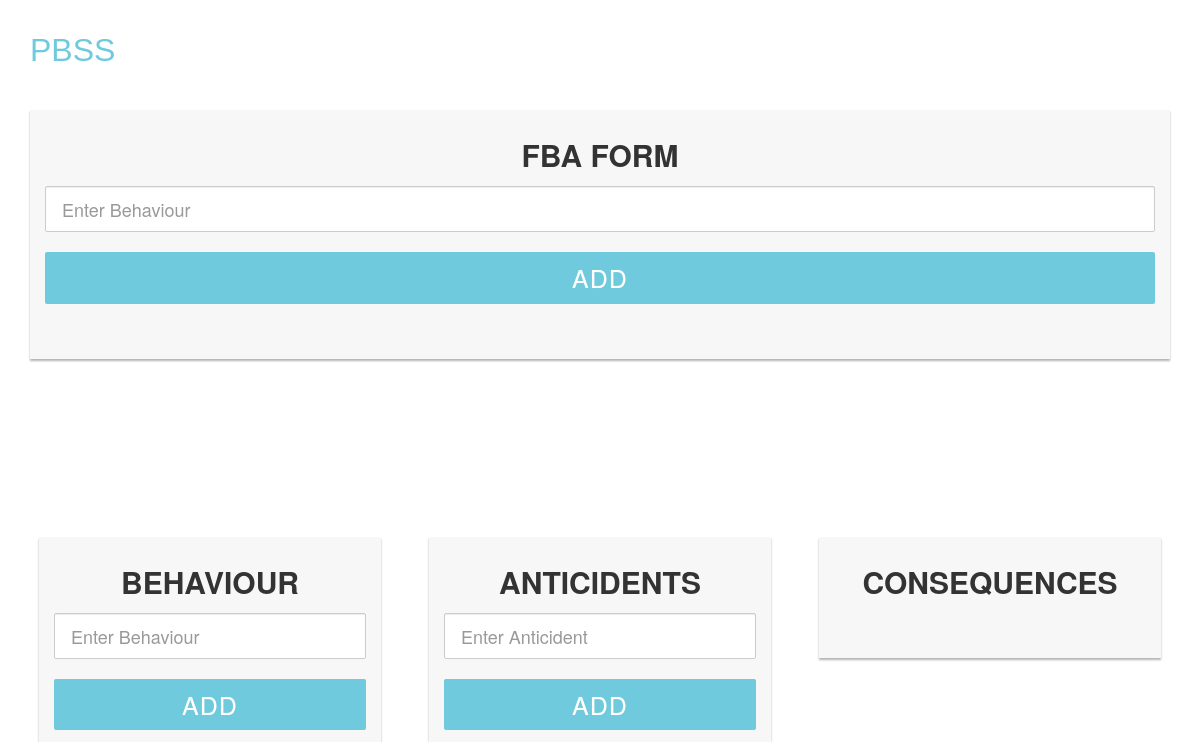
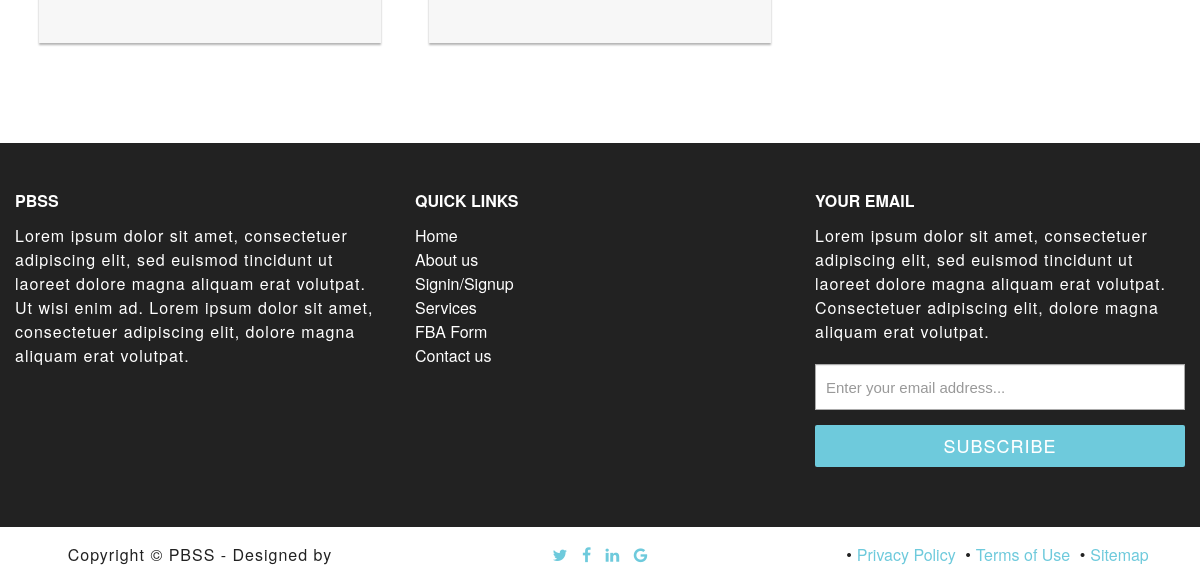
Page /fbaform/ on the earlier database version (2 pictures, top to bottom).
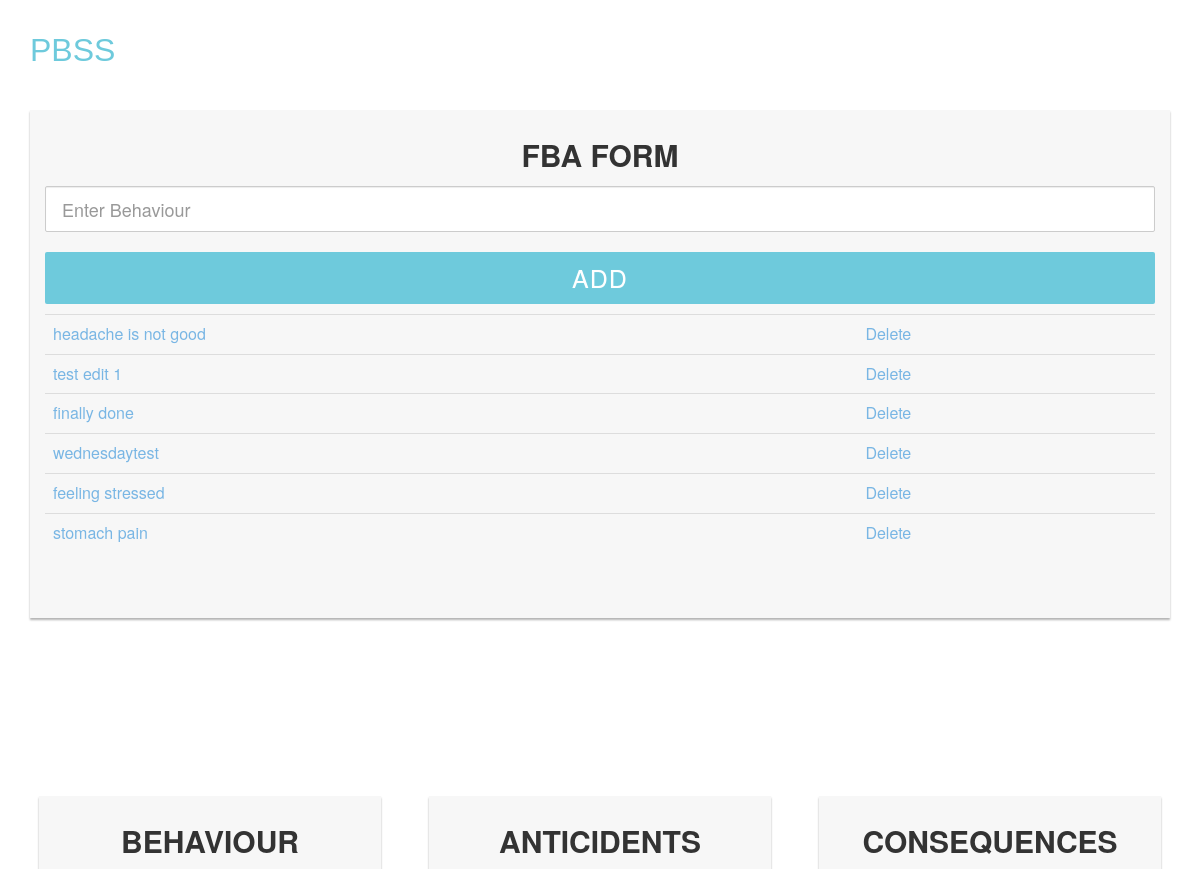
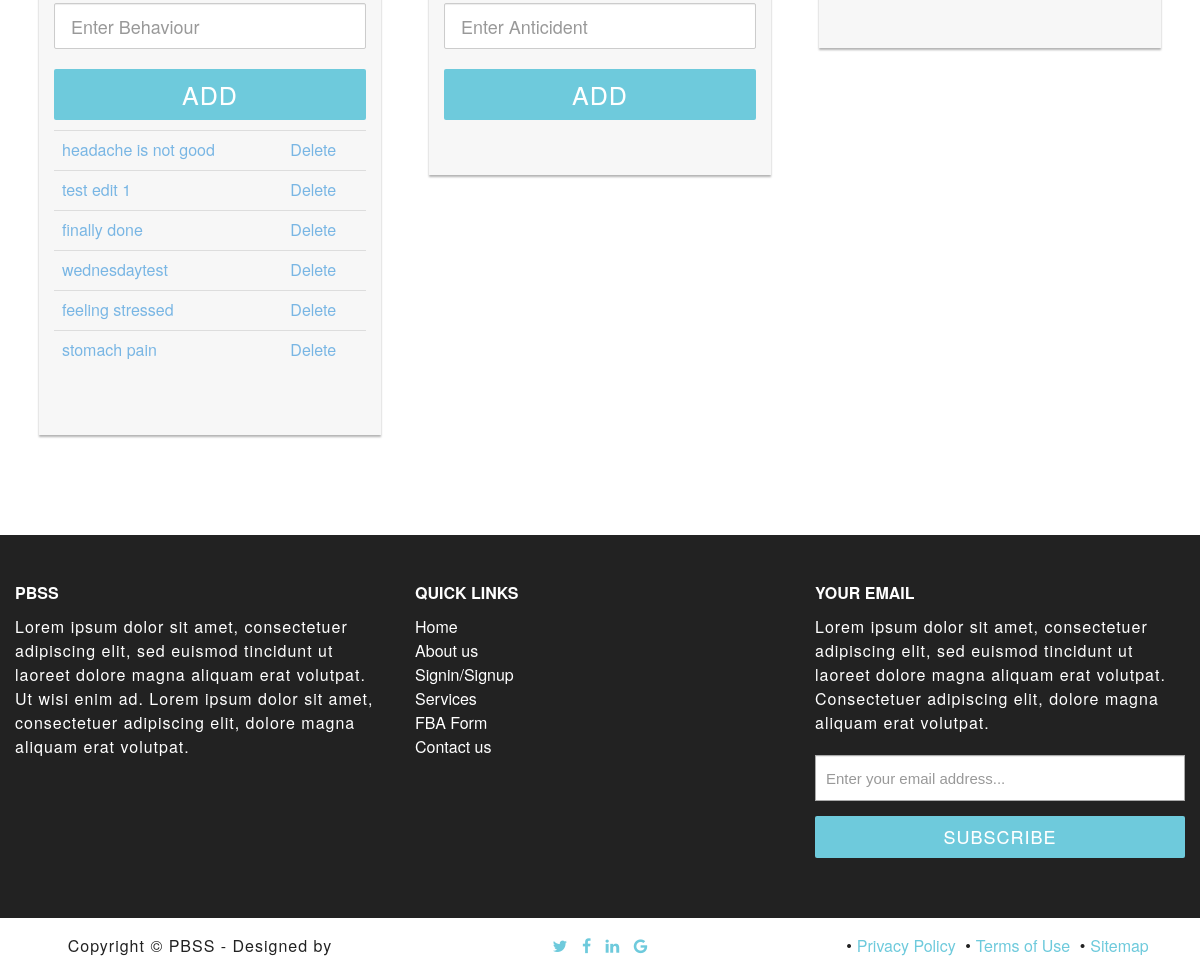
Same page on the later database version (2 pictures, top to bottom).
### fbaform/models.py (models this page shows, shortened)
class List(models.Model):
    item = models.CharField(max_length=200)
    completed = models.BooleanField(default=False)

### fbaform/views.py (the view)
# urls.py: path('fbaform/', include('fbaform.urls')),
def fbaform(request):
    if request.method == 'POST':
        form = ListForm(request.POST or None)
        if form.is_valid():
            form.save()
            all_items = List.objects.all
            messages.success(request, ('Behaviour has been added to the list'))
            return render(request, 'fbaform/fbaform.html', {'all_items': all_items})
    else:
        all_items = List.objects.all
        return render(request, 'fbaform/fbaform.html', {'all_items': all_items})

### fbaform/templates/fbaform/fbaform.html (shortened to what this page needs)
{%  extends "fbaform/fbabase.html" %}
{% block content %}
        {% load static %}
    <div class="profile-form">
            <form class="my-2 my-lg-0" method="POST">
                <h3 class="text-center">FBA Form</h3><br>
                <fieldset class="form-group">
                <div class="row">
                    <input type="text" class="form-control input-lg" name="item" id="name" placeholder="Enter Behaviour" required="required" />
                    <button type="submit" class="btn btn-3 btn-block" name="btnadd" id="btnadd">Add</button>
        <br>
            {% if all_items %}
                 <table class="table table-bothered">
                {% for things in all_items %}
                    {% if things.completed %}
                        <tr class="table-secondary">
                            <td><a href="{% url 'edit' things.id %}">{{ things.item }}</a></td>
                          <td><a href="{% url 'delete' things.id %}">Delete</a></td>
                        </tr>
                    {% else %}
                        <tr>
                            <td><a href="{% url 'edit' things.id %}">{{ things.item }}</a></td>
                        <td><a href="{% url 'delete' things.id %}">Delete</a></td>
                        </tr>
                    {% endif %}
            {% endfor %}
                </table>
            {% endif %}
                </div>
                </fieldset></form>
    </div>
    <div class="profile-form">
				<div class="row">
					<div class="col-md-4 col-footer footer-1">
						<div class="content">
                            <div class="profile-form">
            <form class="my-2 my-lg-0" method="POST">
                <h3 class="text-center">Behaviour</h3><br>
                <fieldset class="form-group">
                <div class="row">
                    <input type="text" class="form-control input-lg" name="item" id="b1" placeholder="Enter Behaviour" required="required" />
                    <button type="submit" class="btn btn-3 btn-block" name="btnadd" id="btnadd">Add</button>        <br>
            {% if all_items %}
                 <table class="table table-bothered">
                {% for things in all_items %}
                    {% if things.completed %}
                        <tr class="table-secondary">
                            <td><a href="{% url 'edit' things.id %}">{{ things.item }}</a></td>
                          <td><a href="{% url 'delete' things.id %}">Delete</a></td>
                        </tr>
                    {% else %}
                        <tr>
                            <td><a href="{% url 'edit' things.id %}">{{ things.item }}</a></td>
                        <td><a href="{% url 'delete' things.id %}">Delete</a></td>
                        </tr>
                    {% endif %}
            {% endfor %}
                </table>
            {% endif %}
                </div>
                </fieldset></form>
                </div>
                        </div>
					</div>
                    <div class="col-md-4 col-footer footer-2">
						<div class="content">
                            <div class="profile-form">
                    <form class="my-2 my-lg-0" method="POST">
                        <h3 class="text-center">Anticidents</h3><br>
                    <fieldset class="form-group">
                    <div class="row">
                        <input type="text" class="form-control input-lg" name="anticident" id="name" placeholder="Enter Anticident" required="required" />
                        <button type="submit" class="btn btn-3 btn-block" name="btnadd" id="btnadd">Add</button> <br>
                    </div>
                     </fieldset></form>
                            </div>
						</div>
					</div>
                    <div class="col-md-4 col-footer footer-3">
                        <div class="profile-form">
            <form class="my-2 my-lg-0" method="POST">
                <h3 class="text-center">Consequences</h3><br>
                </form>
                </div>
                        </div>
				</div>
			</div>
{% endblock content %}

### fbaform/templates/fbaform/fbabase.html (shortened to what this page needs)
{% load static %}
<!DOCTYPE html>
<html lang="en">
<head>
    <link rel="stylesheet" type="text/css"
          href="{% static 'css/bootstrap.min.css' %}">
	<link rel="stylesheet" type="text/css"
          href="{% static 'css/reset.css' %}">
    <link rel="stylesheet" type="text/css"
          href="{% static 'css/style.css' %}">
	<link rel="stylesheet" type="text/css"
          href="{% static 'css/animated-logo.min.css' %}">
	<link rel="stylesheet" type="text/css"
          href="{% static 'css/our-team.css' %}">
    <link rel="stylesheet"
          href="https://cdnjs.cloudflare.com/ajax/libs/font-awesome/4.7.0/css/font-awesome.min.css">
</head>
<body>
    <nav class="navbar navbar-default navbar-fixed-top">
        <div class="container">
            <div class="navbar-header page-scroll">
                <a class="navbar-brand page-scroll" href="#page-top">PBSS</a>
            </div>
            <div class="collapse navbar-collapse" id="bs-example-navbar-collapse-1">
            </div>
        </div>
    </nav>
    {% block content %}{% endblock content %}
	<footer>
		<div class="wrap-footer">
			<div class="container-fluid">
				<div class="row">
					<div class="col-md-4 col-footer footer-1">
						<div class=""><h6>PBSS</h6></div>
						<div class="content">
							<p>Lorem ipsum dolor sit amet, consectetuer adipiscing elit, sed euismod tincidunt ut laoreet dolore magna aliquam erat volutpat. Ut wisi enim ad. Lorem ipsum dolor sit amet, consectetuer adipiscing elit, dolore magna aliquam erat volutpat. </p>
                        </div>
					</div>
						<div class="col-xs-6 col-md-4 col-footer footer-3">
                            <h6>Quick Links</h6>
                                <ul class="footer-links">
                                      <li><a href="#">Home</a></li>
                                      <li><a href="#">About us</a></li>
                                      <li><a href="#">Signin/Signup</a></li>
                                      <li><a href="#">Services</a></li>
                                      <li><a href="#">FBA Form</a></li>
                                      <li><a href="#">Contact us</a></li>
                                </ul>
                        </div>
                    <div class="col-md-4 col-footer footer-2">
						<div class=""><h6>Your Email</h6></div>
						<div class="content">
							<p>Lorem ipsum dolor sit amet, consectetuer adipiscing elit, sed euismod tincidunt ut laoreet dolore magna aliquam erat volutpat. Consectetuer adipiscing elit, dolore magna aliquam erat volutpat. </p>
							<div class="subscribe-form" >
								<form method="get" action="/search" id="subscribe">
									<div class="form-group">
										<input type="text" class="form-control input-lg" name="subscribe" placeholder="Enter your email address...  " required="required" />
									</div>
									<button type="submit" name="Submit" class="btn btn-4 btn-block">Subscribe</button>
								</form>
							</div>
						</div>
					</div>
				</div>
			</div>
		</div>
		<div class="copyright">
			<div class="container-fluid">
				<div class="row">
					<div class="col-md-4">
						<p>Copyright &copy; PBSS - Designed by <a href="#"></a></p>
					</div>
					<div class="col-md-4">
						<ul class="list-inline">
							<li><a href="#"><i class="fa fa-twitter"></i></a>
							</li>
							<li><a href="#"><i class="fa fa-facebook"></i></a>
							</li>
							<li><a href="#"><i class="fa fa-linkedin"></i></a>
							</li>
							<li><a href="#"><i class="fa fa-google"></i></a>
                            </li>
						</ul>
					</div>
					<div class="col-md-4">
						<ul class="list-inline">
							•<li><a href="#">Privacy Policy</a>
							</li>
							•<li><a href="#">Terms of Use</a>
							</li>
                            •<li><a href="#">Sitemap</a>
							</li>
						</ul>
					</div>
				</div>
			</div>
		</div>
	</footer>
</body>
</html>

### positivebehaviour/static/css/style.css (style rules this page uses)
html, body { width:100%; padding:0; margin:0; }
body { color: #333333;font-size: 16px; font-family: "Roboto Slab","Helvetica Neue",Helvetica,Arial,sans-serif; }
html { -webkit-text-size-adjust: none; }
a { color: #79b6e4;text-decoration: none; }
h3 { font-size: 30px; }
h1, h2, h3, h4, h5 { text-transform: uppercase; font-family: Montserrat,"Helvetica Neue",Helvetica,Arial,sans-serif; font-weight: 700; }
h6 { text-transform: uppercase; font-family: Montserrat,"Helvetica Neue",Helvetica,Arial,sans-serif; font-weight: 700; padding-bottom: 4%; }
p { letter-spacing:1px;font-size: 16px; }
.navbar-default { border-color: transparent;background-color: #222; }
.navbar-default .navbar-brand { font-family: Helvetica,Arial,cursive; color: #6ECADC; }
.navbar-default .navbar-collapse { border-color: rgba(255,255,255,.02); }
@media (min-width:768px) { .navbar-default { padding: 25px 0; border: 0; background-color: transparent; -webkit-transition: padding .3s; -moz-transition: padding .3s; transition: padding .3s; } }
@media (min-width:768px) { .navbar-default .navbar-brand { font-size: 2em; -webkit-transition: all .3s; -moz-transition: all .3s; transition: all .3s; } }
footer { color: #fff; }
footer p { margin-bottom: 20px;display:block; }
footer a { color: #6ECADC; }
footer .wrap-footer { padding-top: 50px;background-color: #222; }
.footer-links li { display:block; line-height: 1.5em; }
.footer-links a { color:white; }
footer .col-footer { margin-bottom: 50px; }
footer .col-footer .content { line-height: 1.5em; }
footer .copyright { background-color: white;color:#222; text-align:center; }
footer .copyright p, footer .copyright ul { margin: 20px 0; }
#subscribe { margin: 10px 0; }
#subscribe input[type="text"] { background: white; font: 15px Arial,Helvetica; color: black; width: 100%; border-radius: 0px; padding: 10px; border: 1px solid #aaa; }
.btn { border-radius: 2px; position: relative; display: inline-block; outline: none; color: #fff; text-decoration: none; text-transform: uppercase; letter-spacing: 1px; font-weight: 400; text-shadow: 0 0 1px rgba(255,255,255,0.3); font-size: 14px; }
.btn-3 { background: #6ECADC;margin: 20px 0 10px 0;border: 2px solid transparent;font-size:25px; }
.btn-4 { background: #6ECADC;border: 2px solid transparent;font-size:18px; }
.form-control, .btn { min-height: 38px; border-radius: 2px; }
.profile-form { padding-top: 5%; width: 95%; margin: 50px auto; }
.profile-form form { margin-top: 0%; margin-bottom: 15px; background: #f7f7f7; box-shadow: 0px 2px 2px rgba(0, 0, 0, 0.3); padding: 30px; }

Differences in the rows shown:
added List: item "headache is not good"
added List: item "test edit 1"
added List: item "finally done"
added List: item "wednesdaytest"
added List: item "feeling stressed"
added List: item "stomach pain"
